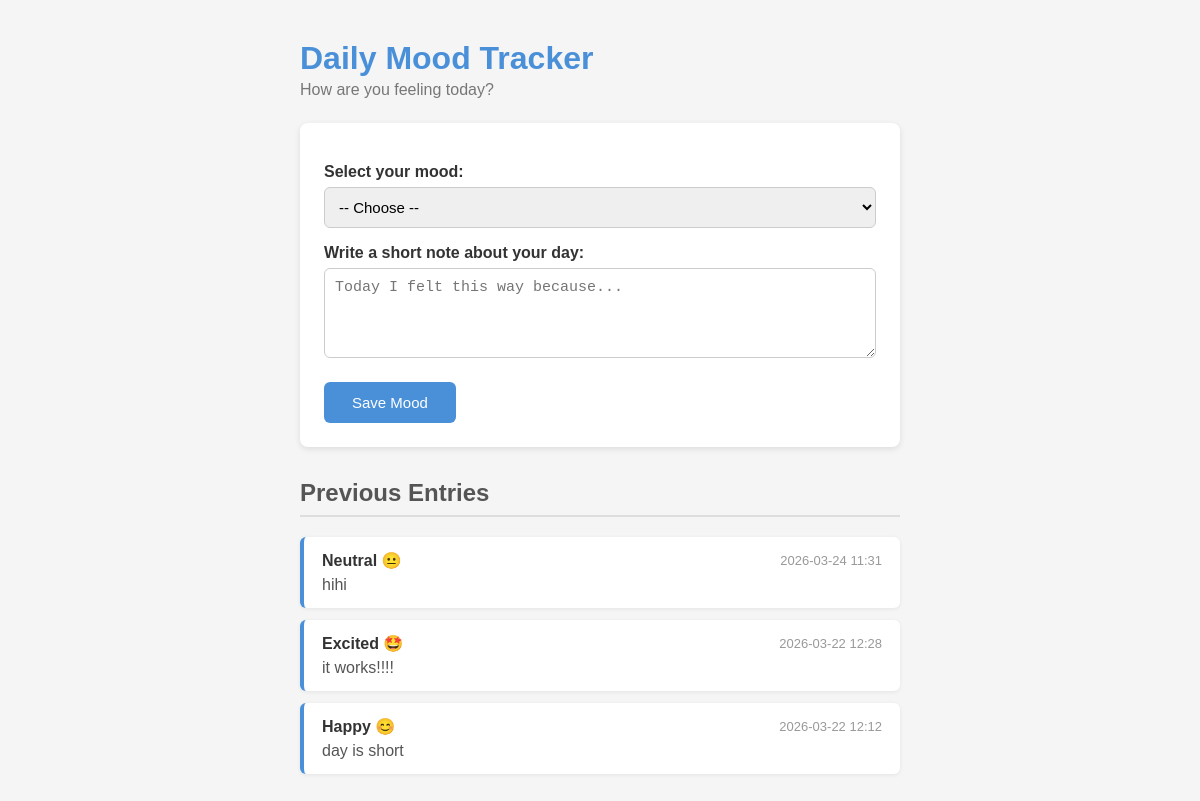
Before: / with the older database file.
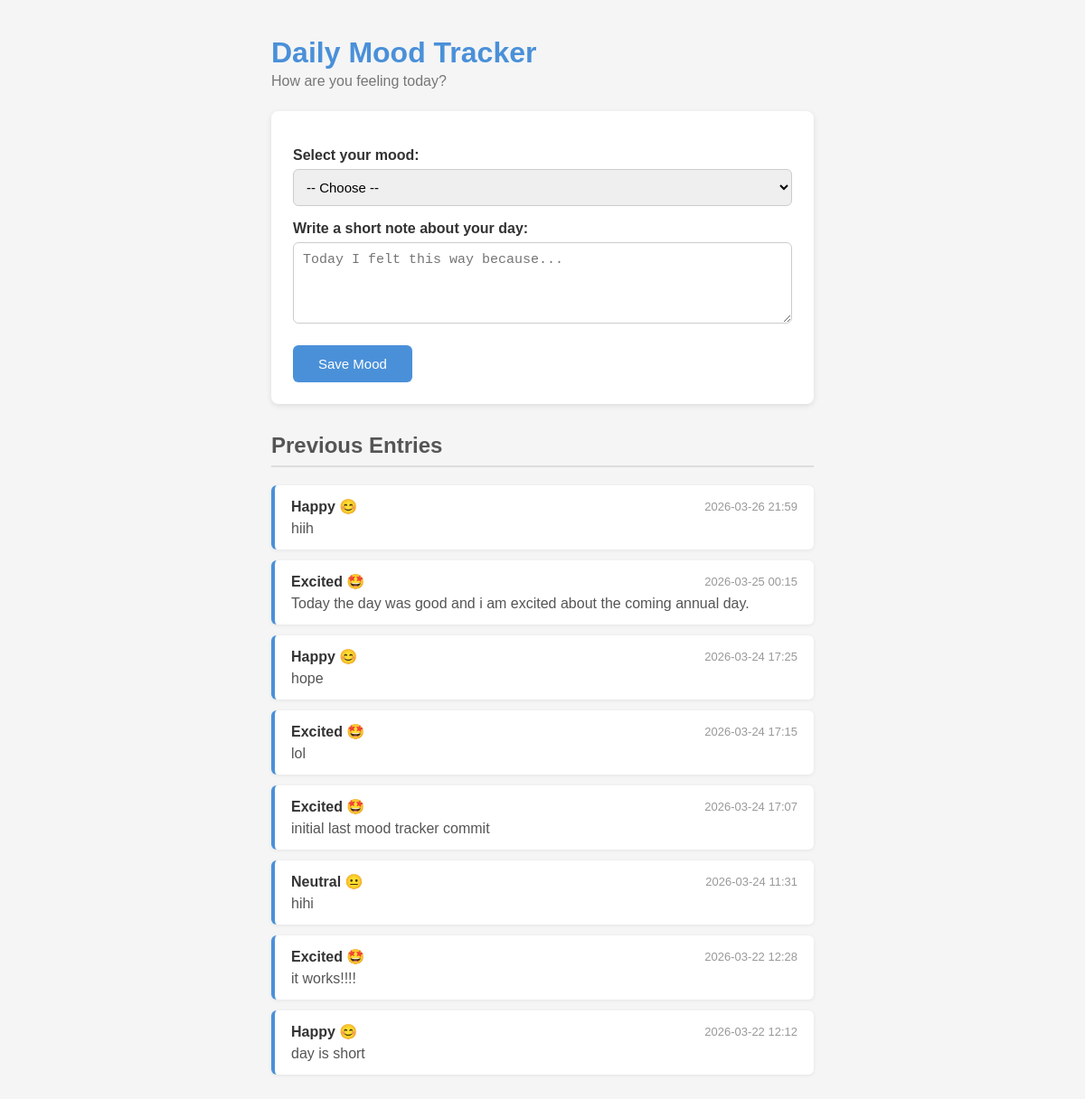
After: the same page with the newer database file.
### tables this page shows
CREATE TABLE moods (
            id   INTEGER PRIMARY KEY AUTOINCREMENT,
            mood TEXT,
            note TEXT,
            date TEXT
        );

### app.py (the view)
@app.route('/')
def index():
    conn = sqlite3.connect('database.db')
    moods = conn.execute(
        'SELECT mood, note, date FROM moods ORDER BY id DESC'
    ).fetchall()
    conn.close()
    return render_template('index.html', moods=moods)

### templates/index.html (shortened to what this page needs)
<!DOCTYPE html>
<html lang="en">
<head>
    <link rel="stylesheet" href="{{ url_for('static', filename='style.css') }}">
</head>
<body>
    <h1>Daily Mood Tracker</h1>
    <p class="subtitle">How are you feeling today?</p>
    <div class="card">
        <form action="/save" method="POST">
            <label for="mood">Select your mood:</label>
            <select name="mood" id="mood" required>
                <option value="">-- Choose --</option>
            </select>
            <label for="note">Write a short note about your day:</label>
            <textarea name="note" id="note" rows="4"
                placeholder="Today I felt this way because..."></textarea>
            <button type="submit">Save Mood</button>
        </form>
    </div>
    <h2>Previous Entries</h2>
    {% if moods %}
        {% for mood, note, date in moods %}
        <div class="entry">
            <div class="entry-header">
                <strong>{{ mood }}</strong>
                <span class="date">{{ date }}</span>
            </div>
            {% if note %}
            <p>{{ note }}</p>
            {% endif %}
        </div>
        {% endfor %}
    {% else %}
        <p class="empty">No entries yet. Save your first mood above!</p>
    {% endif %}
</body>
</html>

### static/style.css (style rules this page uses)
body { font-family: Arial, sans-serif; background-color: #f5f5f5; max-width: 600px; margin: 40px auto; padding: 0 20px; color: #333; }
h1 { color: #4a90d9; margin-bottom: 4px; }
.subtitle { color: #777; margin-top: 0; margin-bottom: 24px; }
.card { background: white; border-radius: 8px; padding: 24px; margin-bottom: 32px; box-shadow: 0 2px 6px rgba(0,0,0,0.1); }
label { display: block; font-weight: bold; margin-top: 16px; margin-bottom: 6px; }
select, textarea { width: 100%; padding: 10px; border: 1px solid #ccc; border-radius: 6px; font-size: 15px; box-sizing: border-box; }
textarea { resize: vertical; }
button { margin-top: 20px; background-color: #4a90d9; color: white; border: none; padding: 12px 28px; font-size: 15px; border-radius: 6px; cursor: pointer; }
h2 { color: #555; border-bottom: 2px solid #ddd; padding-bottom: 8px; }
.entry { background: white; border-left: 4px solid #4a90d9; border-radius: 6px; padding: 14px 18px; margin-bottom: 12px; box-shadow: 0 1px 4px rgba(0,0,0,0.07); }
.entry-header { display: flex; justify-content: space-between; align-items: center; margin-bottom: 6px; }
.date { font-size: 13px; color: #999; }
.entry p { margin: 0; color: #555; }

Changed rows visible on the page:
added moods: mood "Happy 😊", date "2026-03-26 21:59", note "hiih"
added moods: mood "Excited 🤩", date "2026-03-25 00:15", note "Today the day was good and i am excited about the coming annual day."
added moods: mood "Happy 😊", date "2026-03-24 17:25", note "hope"
added moods: mood "Excited 🤩", date "2026-03-24 17:15", note "lol"
added moods: mood "Excited 🤩", date "2026-03-24 17:07", note "initial last mood tracker commit"
